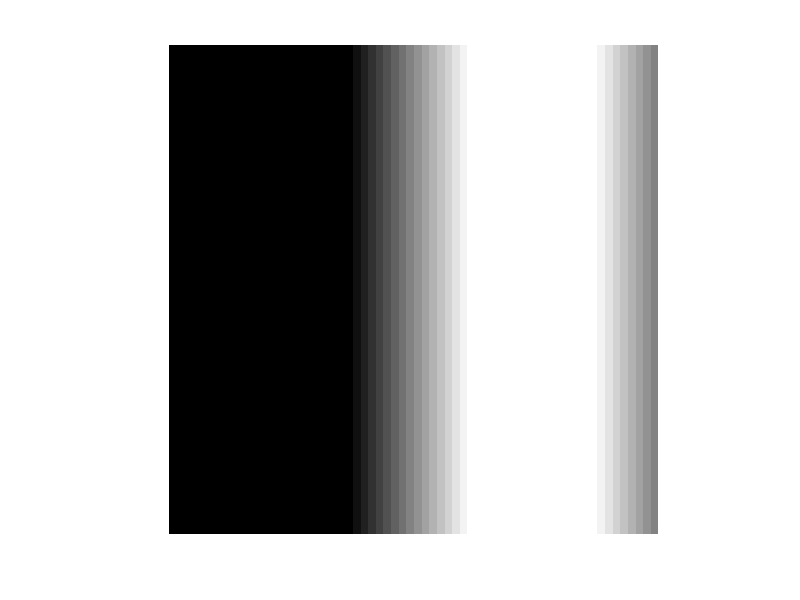
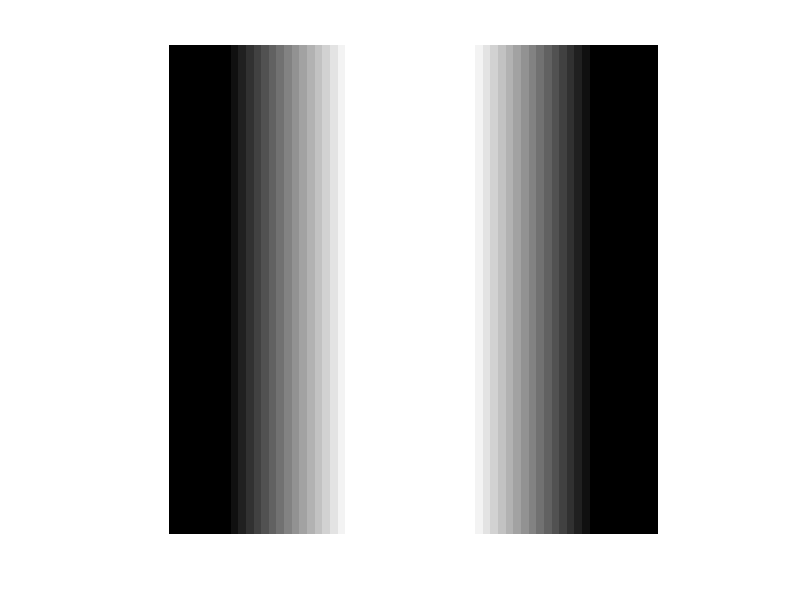
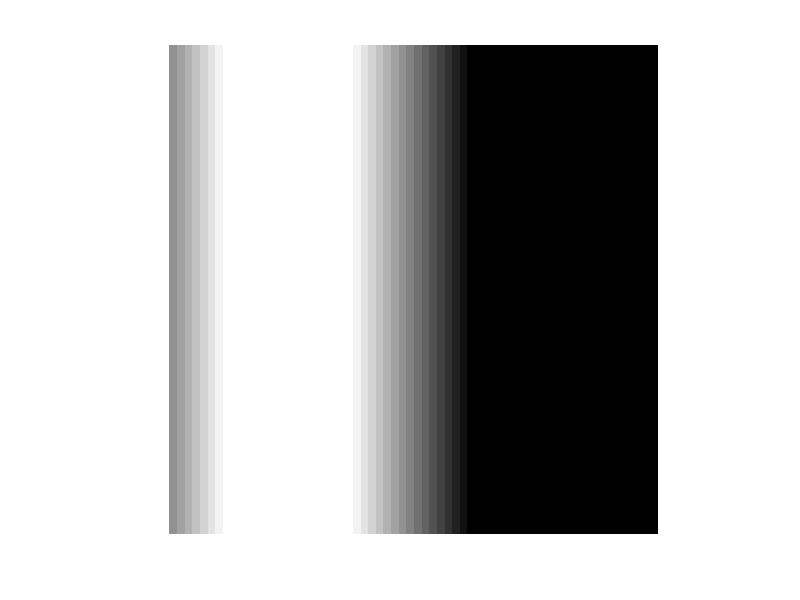
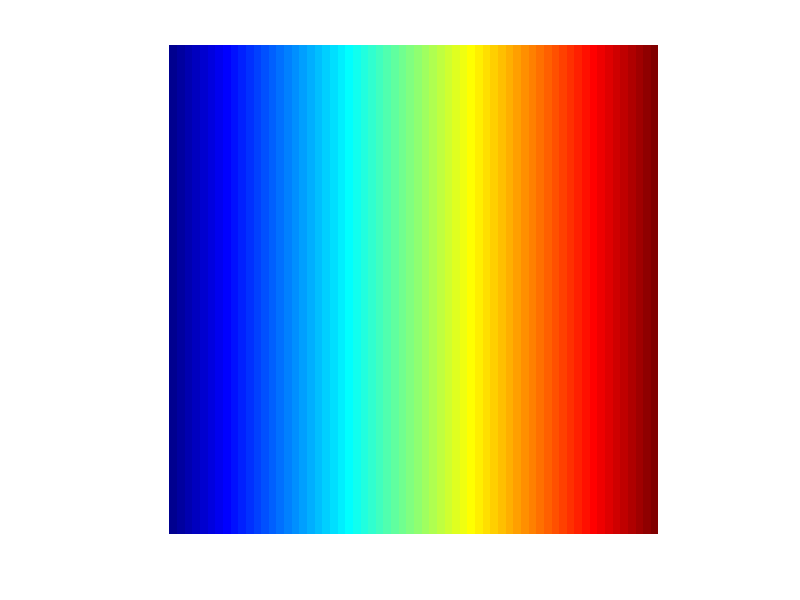

Write MATLAB code to recreate these figures, in order. (Note: this script raises an error after producing the figures.)
%% Przyklad 1
RGB=reshape(ones(64,1)*reshape(jet(64),1,192),[64,64,3]);
R=RGB(:,:,1);
G=RGB(:,:,2);
B=RGB(:,:,3);
imshow(R)
figure, imshow(G)
figure, imshow(B)
figure, imshow(RGB)
%% Przyklad 2
A = imread('ngc6543a.jpg');
image(A);
A(300, 300, 1)
A(300, 300, 2)
A(300, 300, 3)
%% Przyklad 3
[X,map] = imread('corn.tif');
if ~isempty(map)
    Im = ind2rgb(X,map);
end
whos Im;
%% Przyklad 6
load clown
whos
imwrite(X,map,'clown.bmp')
imwrite(X,map, 'clown.jpg')
%% Przyklad 7
imfinfo('clown.bmp')
%% Przyklad 8
moon = imread('moon.tif');
imshow(moon);
figure, imshow(moon, 'Border', 'tight');
%% Przyklad 9
[X1,map1]=imread('forest.tif');
[X2,map2]=imread('trees.tif');
subplot(1,2,1), subimage(X1,map1)
subplot(1,2,2), subimage(X2,map2)

%% Przyklad 10
imtool(moon)
%% przyklad 11
I = imread('circuit.tif');
imshow(I)
J = imresize(I,1.25);
figure, imshow(J)
J = imresize(I,[10 15]);
figure, imshow(J)
%% przyklad 12
I = imread('rice.png');
J = imresize(I, 0.5, 'Antialiasing', false);
figure, imshow(I), figure, imshow(J)
J = imresize(I, 0.5);
figure, imshow(J)

%% przyklad 13
J = imrotate(I,35,'bilinear');
imshow(I)
figure, imshow(J)
%% przyklad 14
I = imread('circuit.tif');
J = imcrop(I,[60 40 100 90]);
%imcrop(I)
imshow(I), figure, imshow(J)
%% przyklad 15
cb = checkerboard;
tform = affine2d([1 0 0; 0 1 0; 20 20 1]);
Rcb = imref2d(size(cb))
Rout = Rcb;
Rout.XWorldLimits(2) = Rout.XWorldLimits(2)+20;
Rout.YWorldLimits(2) = Rout.YWorldLimits(2)+20;

[out,Rout] = imwarp(cb,tform,'OutputView',Rout);

figure, subplot(1,2,1);
imshow(cb,Rcb);
subplot(1,2,2);
imshow(out,Rout)
%% przyklad  16
fixed = imread('westconcordorthophoto.png');
moving = imread('westconcordaerial.png');
iptsetpref('ImshowAxesVisible','on')
imshow(moving)
%% przyklad 17
fixed = imread('westconcordorthophoto.png');
moving = imread('westconcordaerial.png');
load westconcordpoints
tform = fitgeotrans(movingPoints, fixedPoints, 
			'projective');
registered = imwarp(moving, tform,
			'FillValues', 255);
figure, imshow(registered);
Rfixed = imref2d(size(fixed));
registered1 = imwarp(moving,tform,
			'FillValues', 255,
			'OutputView',Rfixed);
				
figure, imshowpair(fixed,registered1,'blend');
%% przyklad 18
I = dicomread('CT-MONO2-16-ankle.dcm');
imtool(I,'DisplayRange',[])
%% przyklad 19
I = imread('pout.tif');
imshow(I);
imtool(I);
imtool(J);
J = imadjust(I);
figure, imshow(J);
%% przyklad 20
[X,map] = imread('forest.tif');
I = ind2gray(X,map);
J = imadjust(I,[],[],0.5);
K = imadjust(I,[],[],2);
imshow(I)
%figure, imshow(J)
%figure, imshow(K)
imtool(J)
imtool(K)
%% przyklad 21
I = imread('pout.tif');
J = histeq(I);
imshow(I)
figure, imshow(J)
figure, imhist(J,64)
%% przyklad 21
originalRGB = imread('peppers.png');
imshow(originalRGB)
h = fspecial('motion', 50, 45);
filteredRGB = imfilter(originalRGB, h);
figure, imshow(filteredRGB)
boundaryReplicateRGB = imfilter(originalRGB, h, 'replicate');
figure, imshow(boundaryReplicateRGB)
%% przyklad 22
I = imread('moon.tif');
h = fspecial('?')
I2 = imfilter(I,h);
imshow(I)
title('Original Image')
figure
imshow(I2)
title('Filtered Image')


